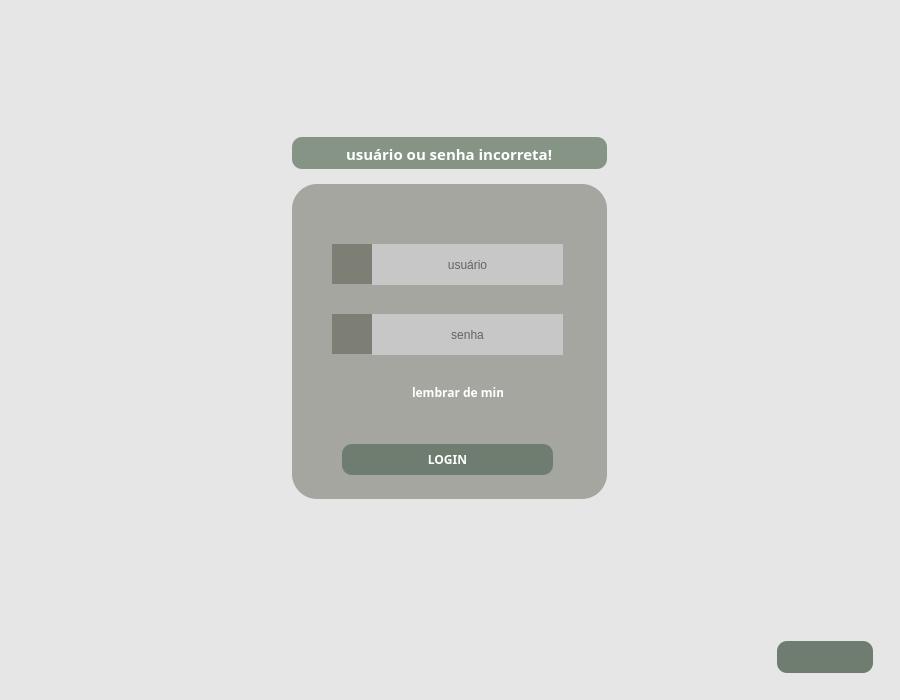
<?xml version="1.0" encoding="UTF-8"?>
<ui version="4.0">
 <class>Login</class>
 <widget class="QMainWindow" name="Login">
  <property name="geometry">
   <rect>
    <x>0</x>
    <y>0</y>
    <width>900</width>
    <height>700</height>
   </rect>
  </property>
  <property name="minimumSize">
   <size>
    <width>900</width>
    <height>700</height>
   </size>
  </property>
  <property name="windowTitle">
   <string>MainWindow</string>
  </property>
  <property name="styleSheet">
   <string notr="true"/>
  </property>
  <widget class="QWidget" name="centralwidget">
   <property name="styleSheet">
    <string notr="true">background-color: #E6E6E6</string>
   </property>
   <layout class="QVBoxLayout" name="verticalLayout">
    <item>
     <widget class="QWidget" name="login" native="true">
      <layout class="QVBoxLayout" name="verticalLayout_2">
       <item>
        <spacer name="verticalSpacer_2">
         <property name="orientation">
          <enum>Qt::Vertical</enum>
         </property>
         <property name="sizeHint" stdset="0">
          <size>
           <width>20</width>
           <height>40</height>
          </size>
         </property>
        </spacer>
       </item>
       <item>
        <widget class="QWidget" name="widget_4" native="true">
         <layout class="QGridLayout" name="gridLayout_4">
          <item row="0" column="0">
           <widget class="QWidget" name="popup" native="true">
            <property name="maximumSize">
             <size>
              <width>315</width>
              <height>32</height>
             </size>
            </property>
            <property name="font">
             <font>
              <family>Yu Gothic UI Semibold</family>
              <weight>75</weight>
              <bold>true</bold>
             </font>
            </property>
            <property name="styleSheet">
             <string notr="true">background-color: rgb(133, 148, 133);
border-radius: 10px</string>
            </property>
            <layout class="QHBoxLayout" name="horizontalLayout_2">
             <item>
              <widget class="QLineEdit" name="lineEdit">
               <property name="font">
                <font>
                 <family>Yu Gothic UI Semibold</family>
                 <pointsize>11</pointsize>
                 <weight>75</weight>
                 <bold>true</bold>
                </font>
               </property>
               <property name="styleSheet">
                <string notr="true">color: white;</string>
               </property>
               <property name="text">
                <string>usuário ou senha incorreta!</string>
               </property>
               <property name="alignment">
                <set>Qt::AlignCenter</set>
               </property>
               <property name="readOnly">
                <bool>true</bool>
               </property>
              </widget>
             </item>
            </layout>
           </widget>
          </item>
         </layout>
        </widget>
       </item>
       <item>
        <widget class="QWidget" name="widget" native="true">
         <property name="minimumSize">
          <size>
           <width>0</width>
           <height>315</height>
          </size>
         </property>
         <property name="maximumSize">
          <size>
           <width>16777215</width>
           <height>16777215</height>
          </size>
         </property>
         <layout class="QGridLayout" name="gridLayout_3">
          <property name="leftMargin">
           <number>0</number>
          </property>
          <property name="topMargin">
           <number>0</number>
          </property>
          <property name="rightMargin">
           <number>0</number>
          </property>
          <property name="bottomMargin">
           <number>0</number>
          </property>
          <property name="spacing">
           <number>0</number>
          </property>
          <item row="0" column="0">
           <widget class="QWidget" name="container_login" native="true">
            <property name="maximumSize">
             <size>
              <width>315</width>
              <height>337</height>
             </size>
            </property>
            <property name="font">
             <font>
              <family>Yu Gothic UI Semibold</family>
              <weight>75</weight>
              <bold>true</bold>
             </font>
            </property>
            <property name="cursor">
             <cursorShape>ArrowCursor</cursorShape>
            </property>
            <property name="styleSheet">
             <string notr="true">QWidget {
	background-color: rgba(63, 66, 49, 100);
	border-radius: 25px;
}

QLineEdit {
	background-color: rgb(199, 199, 199);
}

QLineEdit::hover {
	
	background-color: rgb(230, 230, 230);
}</string>
            </property>
            <widget class="QLabel" name="icon_user">
             <property name="geometry">
              <rect>
               <x>40</x>
               <y>60</y>
               <width>40</width>
               <height>40</height>
              </rect>
             </property>
             <property name="styleSheet">
              <string notr="true"/>
             </property>
             <property name="text">
              <string/>
             </property>
             <property name="pixmap">
              <pixmap resource="../../../../git/Unit-controle-financeiro/resources/autoFiles/qrc.qrc">:/login/img/login/user.png</pixmap>
             </property>
            </widget>
            <widget class="QLabel" name="icon_padlock">
             <property name="geometry">
              <rect>
               <x>40</x>
               <y>130</y>
               <width>40</width>
               <height>40</height>
              </rect>
             </property>
             <property name="styleSheet">
              <string notr="true"/>
             </property>
             <property name="text">
              <string/>
             </property>
             <property name="pixmap">
              <pixmap resource="../../../../git/Unit-controle-financeiro/resources/autoFiles/qrc.qrc">:/login/img/login/padlock.png</pixmap>
             </property>
            </widget>
            <widget class="QLineEdit" name="login_entry_password">
             <property name="geometry">
              <rect>
               <x>80</x>
               <y>130</y>
               <width>191</width>
               <height>41</height>
              </rect>
             </property>
             <property name="cursor">
              <cursorShape>IBeamCursor</cursorShape>
             </property>
             <property name="text">
              <string/>
             </property>
             <property name="maxLength">
              <number>15</number>
             </property>
             <property name="frame">
              <bool>true</bool>
             </property>
             <property name="echoMode">
              <enum>QLineEdit::Password</enum>
             </property>
             <property name="cursorPosition">
              <number>0</number>
             </property>
             <property name="alignment">
              <set>Qt::AlignCenter</set>
             </property>
             <property name="dragEnabled">
              <bool>false</bool>
             </property>
             <property name="placeholderText">
              <string>senha</string>
             </property>
             <property name="cursorMoveStyle">
              <enum>Qt::LogicalMoveStyle</enum>
             </property>
             <property name="clearButtonEnabled">
              <bool>false</bool>
             </property>
            </widget>
            <widget class="QLineEdit" name="login_entry_user">
             <property name="geometry">
              <rect>
               <x>80</x>
               <y>60</y>
               <width>191</width>
               <height>41</height>
              </rect>
             </property>
             <property name="cursor">
              <cursorShape>IBeamCursor</cursorShape>
             </property>
             <property name="inputMethodHints">
              <set>Qt::ImhNone</set>
             </property>
             <property name="text">
              <string/>
             </property>
             <property name="maxLength">
              <number>15</number>
             </property>
             <property name="frame">
              <bool>true</bool>
             </property>
             <property name="echoMode">
              <enum>QLineEdit::Normal</enum>
             </property>
             <property name="cursorPosition">
              <number>0</number>
             </property>
             <property name="alignment">
              <set>Qt::AlignCenter</set>
             </property>
             <property name="placeholderText">
              <string>usuário</string>
             </property>
             <property name="cursorMoveStyle">
              <enum>Qt::LogicalMoveStyle</enum>
             </property>
            </widget>
            <widget class="QCheckBox" name="login_check_lembrar">
             <property name="geometry">
              <rect>
               <x>100</x>
               <y>200</y>
               <width>111</width>
               <height>17</height>
              </rect>
             </property>
             <property name="font">
              <font>
               <family>Yu Gothic UI Semibold</family>
               <pointsize>9</pointsize>
               <weight>75</weight>
               <bold>true</bold>
              </font>
             </property>
             <property name="cursor">
              <cursorShape>ArrowCursor</cursorShape>
             </property>
             <property name="styleSheet">
              <string notr="true">QCheckBox {
	color: white;
	background-color: rgba(255, 255, 255, 0);
}

QCheckBox::hover {
	
	color: rgb(227, 227, 227);
}</string>
             </property>
             <property name="text">
              <string>lembrar de mim</string>
             </property>
            </widget>
            <widget class="QPushButton" name="btn_login">
             <property name="geometry">
              <rect>
               <x>50</x>
               <y>260</y>
               <width>211</width>
               <height>31</height>
              </rect>
             </property>
             <property name="font">
              <font>
               <family>Yu Gothic UI Semibold</family>
               <weight>75</weight>
               <bold>true</bold>
              </font>
             </property>
             <property name="styleSheet">
              <string notr="true">QPushButton {
	color: rgb(255, 255, 255);
	border-radius: 10px;
	background-color: rgb(110, 125, 111);
}

QPushButton::hover {
	
	background-color: rgb(142, 161, 143);
}</string>
             </property>
             <property name="text">
              <string>LOGIN</string>
             </property>
            </widget>
           </widget>
          </item>
         </layout>
        </widget>
       </item>
       <item>
        <spacer name="verticalSpacer">
         <property name="orientation">
          <enum>Qt::Vertical</enum>
         </property>
         <property name="sizeHint" stdset="0">
          <size>
           <width>20</width>
           <height>40</height>
          </size>
         </property>
        </spacer>
       </item>
      </layout>
     </widget>
    </item>
    <item>
     <widget class="QWidget" name="logos" native="true">
      <property name="maximumSize">
       <size>
        <width>16777215</width>
        <height>113</height>
       </size>
      </property>
      <layout class="QHBoxLayout" name="horizontalLayout">
       <item>
        <widget class="QFrame" name="logo_escola">
         <property name="minimumSize">
          <size>
           <width>94</width>
           <height>0</height>
          </size>
         </property>
         <property name="styleSheet">
          <string notr="true">border-radius: 47px;</string>
         </property>
         <property name="frameShape">
          <enum>QFrame::StyledPanel</enum>
         </property>
         <property name="frameShadow">
          <enum>QFrame::Raised</enum>
         </property>
         <layout class="QVBoxLayout" name="verticalLayout_3">
          <item>
           <widget class="QLabel" name="png_logo">
            <property name="styleSheet">
             <string notr="true"/>
            </property>
            <property name="text">
             <string/>
            </property>
            <property name="pixmap">
             <pixmap resource="../../../../git/Unit-controle-financeiro/resources/autoFiles/qrc.qrc">:/login/img/login/logo_pedras_vivas.png</pixmap>
            </property>
           </widget>
          </item>
         </layout>
        </widget>
       </item>
       <item>
        <spacer name="horizontalSpacer">
         <property name="orientation">
          <enum>Qt::Horizontal</enum>
         </property>
         <property name="sizeHint" stdset="0">
          <size>
           <width>40</width>
           <height>20</height>
          </size>
         </property>
        </spacer>
       </item>
       <item>
        <widget class="QWidget" name="widget_3" native="true">
         <layout class="QGridLayout" name="gridLayout_2">
          <item row="0" column="0">
           <widget class="QWidget" name="widget_2" native="true">
            <property name="minimumSize">
             <size>
              <width>96</width>
              <height>0</height>
             </size>
            </property>
            <property name="maximumSize">
             <size>
              <width>0</width>
              <height>50</height>
             </size>
            </property>
            <property name="styleSheet">
             <string notr="true">background-color: rgb(110, 125, 111);
border-radius: 10px;
</string>
            </property>
            <layout class="QGridLayout" name="gridLayout">
             <item row="0" column="0">
              <widget class="QLabel" name="logo_unit">
               <property name="minimumSize">
                <size>
                 <width>0</width>
                 <height>0</height>
                </size>
               </property>
               <property name="text">
                <string/>
               </property>
               <property name="pixmap">
                <pixmap resource="../../../../git/Unit-controle-financeiro/resources/autoFiles/qrc.qrc">:/login/img/login/logo_unit.png</pixmap>
               </property>
              </widget>
             </item>
            </layout>
           </widget>
          </item>
         </layout>
        </widget>
       </item>
      </layout>
     </widget>
    </item>
   </layout>
  </widget>
  <action name="actionlembrar">
   <property name="checkable">
    <bool>true</bool>
   </property>
   <property name="checked">
    <bool>false</bool>
   </property>
   <property name="enabled">
    <bool>true</bool>
   </property>
   <property name="text">
    <string>Lembre de mim</string>
   </property>
  </action>
  <action name="actionversao">
   <property name="text">
    <string>versão</string>
   </property>
  </action>
 </widget>
 <tabstops>
  <tabstop>lineEdit</tabstop>
  <tabstop>login_entry_user</tabstop>
  <tabstop>login_entry_password</tabstop>
  <tabstop>login_check_lembrar</tabstop>
  <tabstop>btn_login</tabstop>
 </tabstops>
 <resources>
  <include location="../../../../git/Unit-controle-financeiro/resources/autoFiles/qrc.qrc"/>
 </resources>
 <connections/>
</ui>
